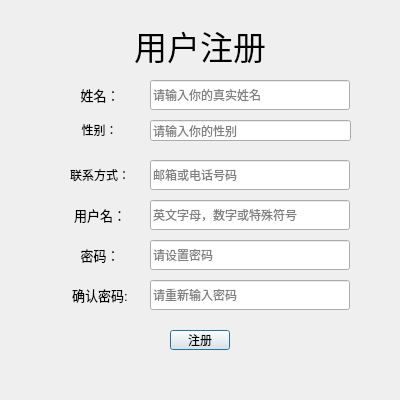
<?xml version="1.0" encoding="UTF-8"?>
<ui version="4.0">
 <class>enroll</class>
 <widget class="QDialog" name="enroll">
  <property name="geometry">
   <rect>
    <x>0</x>
    <y>0</y>
    <width>400</width>
    <height>400</height>
   </rect>
  </property>
  <property name="minimumSize">
   <size>
    <width>400</width>
    <height>400</height>
   </size>
  </property>
  <property name="maximumSize">
   <size>
    <width>400</width>
    <height>400</height>
   </size>
  </property>
  <property name="windowTitle">
   <string>Dialog</string>
  </property>
  <widget class="QLabel" name="label">
   <property name="geometry">
    <rect>
     <x>50</x>
     <y>20</y>
     <width>300</width>
     <height>50</height>
    </rect>
   </property>
   <property name="font">
    <font>
     <family>方正少儿简体</family>
     <pointsize>25</pointsize>
     <weight>50</weight>
     <italic>false</italic>
     <bold>false</bold>
    </font>
   </property>
   <property name="styleSheet">
    <string notr="true">font: 25pt &quot;方正少儿简体&quot;;</string>
   </property>
   <property name="text">
    <string>用户注册</string>
   </property>
   <property name="alignment">
    <set>Qt::AlignCenter</set>
   </property>
  </widget>
  <widget class="QLabel" name="label_2">
   <property name="geometry">
    <rect>
     <x>50</x>
     <y>80</y>
     <width>100</width>
     <height>30</height>
    </rect>
   </property>
   <property name="font">
    <font>
     <pointsize>10</pointsize>
    </font>
   </property>
   <property name="text">
    <string>姓名：</string>
   </property>
   <property name="alignment">
    <set>Qt::AlignCenter</set>
   </property>
  </widget>
  <widget class="QLabel" name="label_3">
   <property name="geometry">
    <rect>
     <x>30</x>
     <y>120</y>
     <width>139</width>
     <height>20</height>
    </rect>
   </property>
   <property name="text">
    <string>性别：</string>
   </property>
   <property name="alignment">
    <set>Qt::AlignCenter</set>
   </property>
  </widget>
  <widget class="QLabel" name="label_4">
   <property name="geometry">
    <rect>
     <x>50</x>
     <y>160</y>
     <width>100</width>
     <height>30</height>
    </rect>
   </property>
   <property name="text">
    <string>联系方式：</string>
   </property>
   <property name="alignment">
    <set>Qt::AlignCenter</set>
   </property>
  </widget>
  <widget class="QLineEdit" name="le_name">
   <property name="geometry">
    <rect>
     <x>150</x>
     <y>80</y>
     <width>200</width>
     <height>30</height>
    </rect>
   </property>
   <property name="placeholderText">
    <string>请输入你的真实姓名</string>
   </property>
  </widget>
  <widget class="QLineEdit" name="le_conection">
   <property name="geometry">
    <rect>
     <x>150</x>
     <y>160</y>
     <width>200</width>
     <height>30</height>
    </rect>
   </property>
   <property name="placeholderText">
    <string>邮箱或电话号码</string>
   </property>
  </widget>
  <widget class="QLabel" name="label_5">
   <property name="geometry">
    <rect>
     <x>50</x>
     <y>200</y>
     <width>100</width>
     <height>30</height>
    </rect>
   </property>
   <property name="font">
    <font>
     <pointsize>10</pointsize>
    </font>
   </property>
   <property name="text">
    <string>用户名：</string>
   </property>
   <property name="alignment">
    <set>Qt::AlignCenter</set>
   </property>
  </widget>
  <widget class="QLineEdit" name="le_username">
   <property name="geometry">
    <rect>
     <x>150</x>
     <y>200</y>
     <width>200</width>
     <height>30</height>
    </rect>
   </property>
   <property name="placeholderText">
    <string>英文字母，数字或特殊符号</string>
   </property>
  </widget>
  <widget class="QLineEdit" name="le_password">
   <property name="geometry">
    <rect>
     <x>150</x>
     <y>240</y>
     <width>200</width>
     <height>30</height>
    </rect>
   </property>
   <property name="echoMode">
    <enum>QLineEdit::Password</enum>
   </property>
   <property name="placeholderText">
    <string>请设置密码</string>
   </property>
  </widget>
  <widget class="QLineEdit" name="le_repassword">
   <property name="geometry">
    <rect>
     <x>150</x>
     <y>280</y>
     <width>200</width>
     <height>30</height>
    </rect>
   </property>
   <property name="echoMode">
    <enum>QLineEdit::Password</enum>
   </property>
   <property name="placeholderText">
    <string>请重新输入密码</string>
   </property>
  </widget>
  <widget class="QLabel" name="label_6">
   <property name="geometry">
    <rect>
     <x>50</x>
     <y>240</y>
     <width>100</width>
     <height>30</height>
    </rect>
   </property>
   <property name="font">
    <font>
     <pointsize>10</pointsize>
    </font>
   </property>
   <property name="text">
    <string>密码：</string>
   </property>
   <property name="alignment">
    <set>Qt::AlignCenter</set>
   </property>
  </widget>
  <widget class="QLabel" name="label_7">
   <property name="geometry">
    <rect>
     <x>50</x>
     <y>280</y>
     <width>100</width>
     <height>30</height>
    </rect>
   </property>
   <property name="font">
    <font>
     <pointsize>10</pointsize>
    </font>
   </property>
   <property name="text">
    <string>确认密码:</string>
   </property>
   <property name="alignment">
    <set>Qt::AlignCenter</set>
   </property>
  </widget>
  <widget class="QPushButton" name="pbt_enroll">
   <property name="geometry">
    <rect>
     <x>170</x>
     <y>330</y>
     <width>60</width>
     <height>20</height>
    </rect>
   </property>
   <property name="text">
    <string>注册</string>
   </property>
  </widget>
  <widget class="QLineEdit" name="le_sex">
   <property name="geometry">
    <rect>
     <x>150</x>
     <y>120</y>
     <width>201</width>
     <height>21</height>
    </rect>
   </property>
   <property name="placeholderText">
    <string>请输入你的性别</string>
   </property>
  </widget>
 </widget>
 <resources/>
 <connections/>
</ui>
